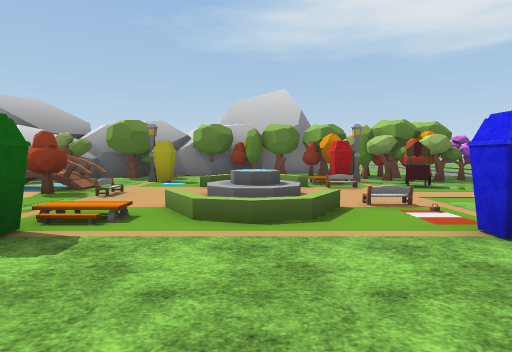
view 1 (above)

23 first-person views from a walk through a 3-D level made in the Unity game engine. The camera is 1.5 m above the floor, tilts 4° down and sees 80° across. The floor is counted in squares, 2.25 m on a side. Each view is taken from the middle of a square. On the plan, view 1 faces up. The plan holds only what a view shows up to about 10 squares ahead; the rest is blank. The place goes on beyond the plan. The terrain is drawn as flat ground. The player character is not drawn. Some surface patterns are stand-ins.

view 2
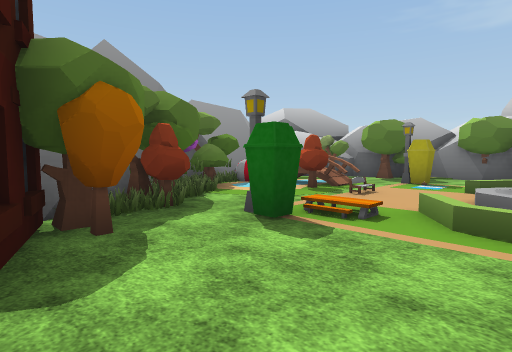

view 3
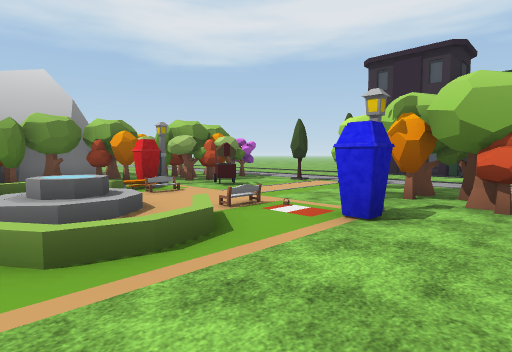

view 4
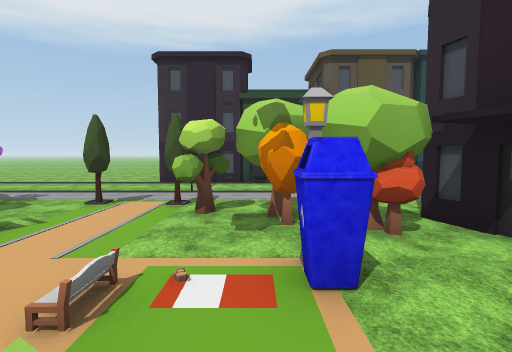

view 5
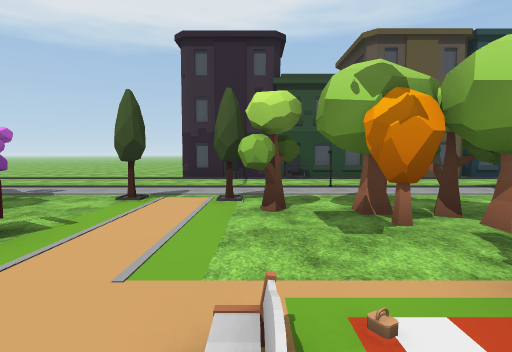

view 6
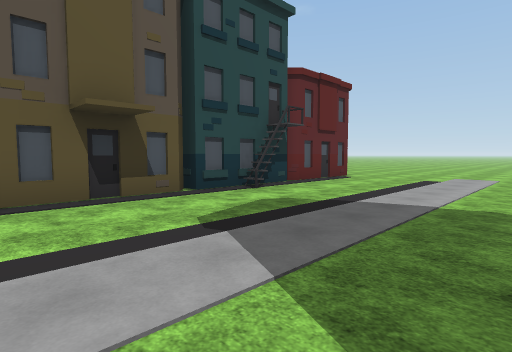

view 7
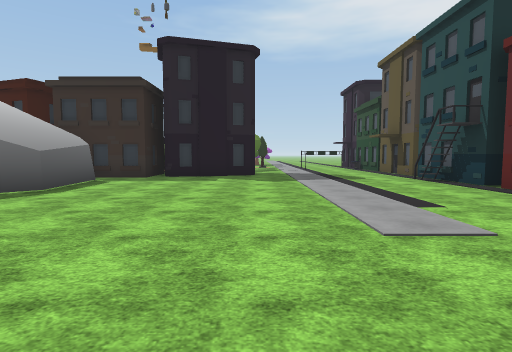

view 8
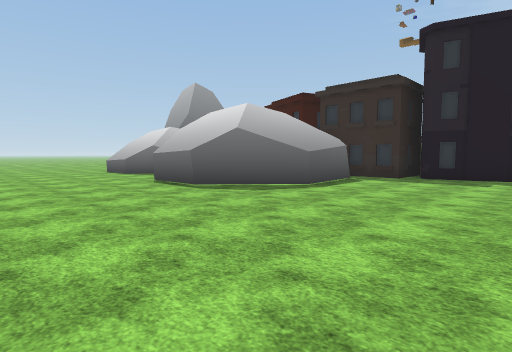

view 9
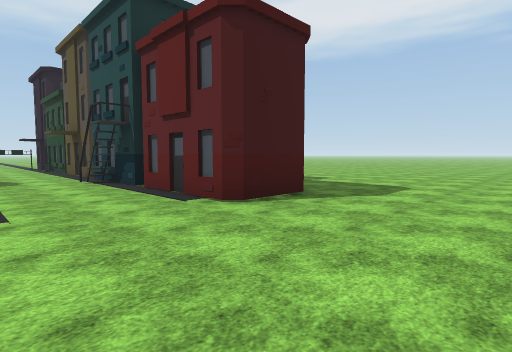

view 10
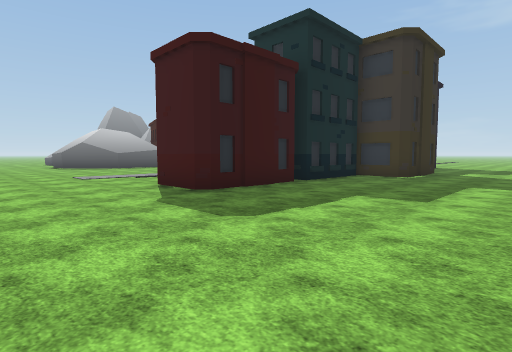

view 11
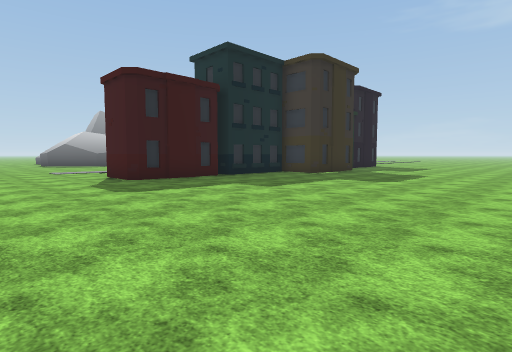

view 12
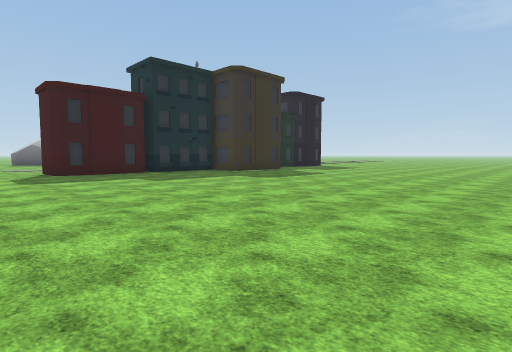

view 13
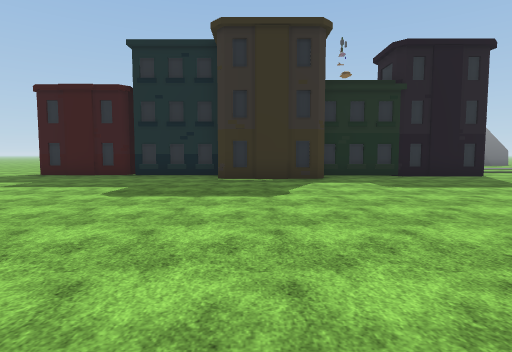

view 14
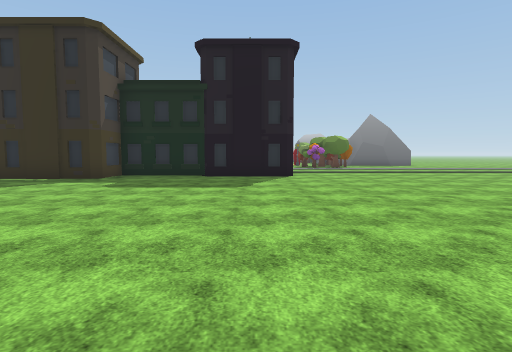

view 15
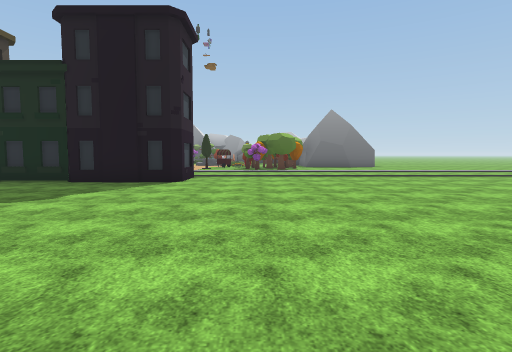

view 16
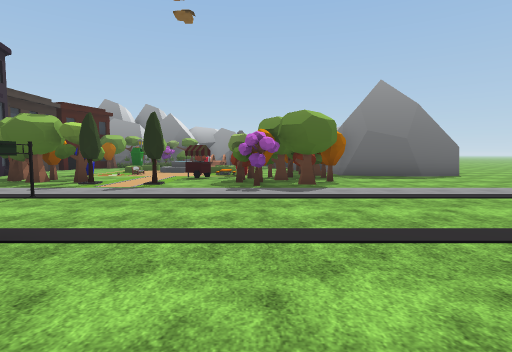

view 17
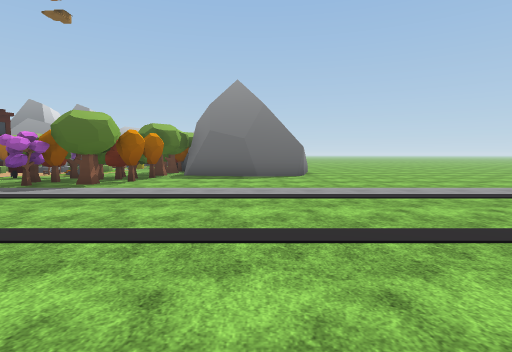

view 18
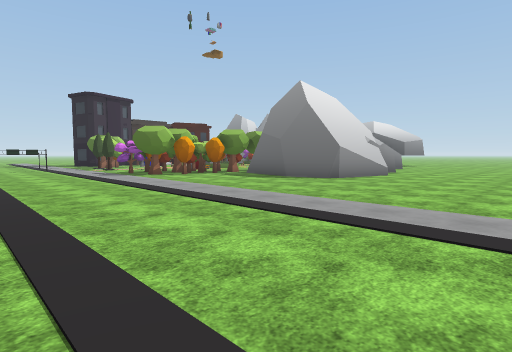

view 19
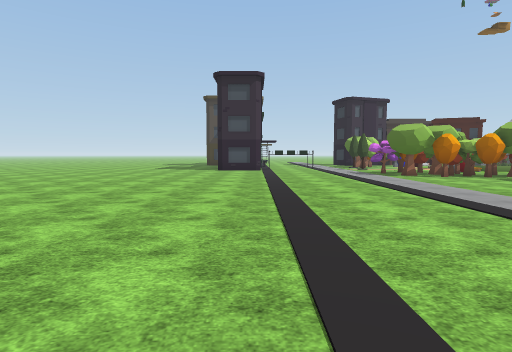

view 20
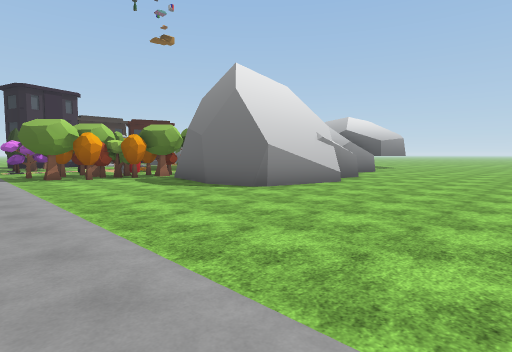

view 21
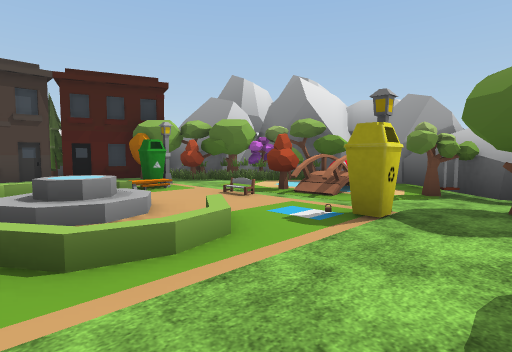

view 22
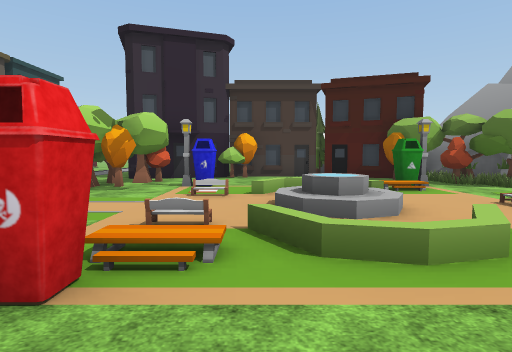

view 23
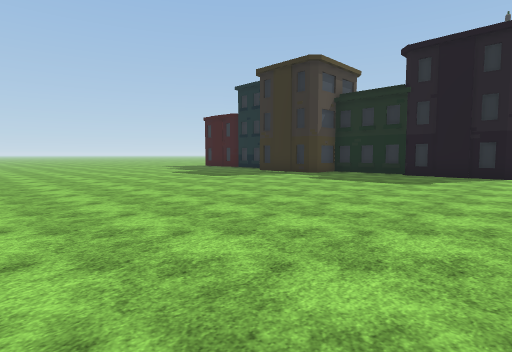

### Floor plan
Key: @ floor where view 1 was taken; # wall or solid block; x gap in a wall; . main floor; : floor 1 m higher than the main floor; / step, stairs or slope; = window, fence, low wall or low ledge; T tree; S streetlight; B bench; C carpet; U building; O other object.
Columns run from 7 left of view 1 to 22 right of it. Each row starts with its distance up from view 1.
 19          .........
 18   .................
 17   ..................
 16    ..................
 15     ...#..............
 14      #####............
 13          #.............
 12          #..............
 11        ###...............
 10     ##TOTTTT..............
  9   #TO..T.TOTT.............
  8   T.S#...STTTT.............
  7  ##T..///##...................
  6 #####../.B..T....U#...........
  5 #T=TB./:.......#x##...........
  4   T..././C.TT....##...........
  3   T.S/./.S.TT....OU...........
  2  #TTO#...#.T..#..##...........
  1    OTO....T......##..........
  0    ###T@TT##.....#  #........
 -1       U  U##.....#  #........
 -2       #UU........#UU.........
 -3       ##........U##..........
 -4        ##........##..........
 -5        ##........U#...........
 -6       ##.........##...........
 -7   ...##..........##...........
 -8  .............................
 -9 ..............................
-10 ..............................
-11        ....................

Where each view was taken, in squares from view 1:
view 1: 0 up, 0 right, facing up
view 2: 0 up, 0 right, facing up-left
view 3: 1 up, 1 left, facing up-right
view 4: 3 up, 0 right, facing right
view 5: 4 up, 1 right, facing right
view 6: 1 up, 5 right, facing down-right
view 7: 11 down, 5 right, facing up
view 8: 11 down, 5 right, facing up-left
view 9: 11 down, 7 right, facing up-right
view 10: 11 down, 16 right, facing up-left
view 11: 11 down, 19 right, facing up-left
view 12: 10 down, 22 right, facing up-left
view 13: 1 down, 21 right, facing left
view 14: 5 up, 21 right, facing left
view 15: 8 up, 19 right, facing left
view 16: 8 up, 12 right, facing left
view 17: 13 up, 12 right, facing left
view 18: 19 up, 10 right, facing down-left
view 19: 19 up, 10 right, facing down
view 20: 19 up, 7 right, facing down-left
view 21: 9 up, 1 right, facing down-left
view 22: 9 up, 1 right, facing down
view 23: 7 up, 22 right, facing down-left
